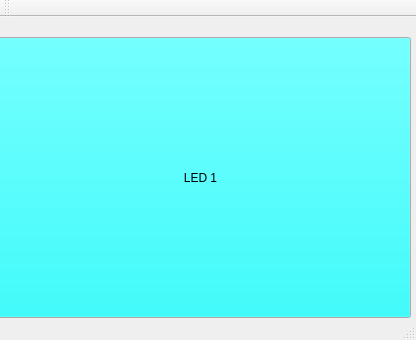
<?xml version="1.0" encoding="UTF-8"?>
<ui version="4.0">
 <class>MainWindow</class>
 <widget class="QMainWindow" name="MainWindow">
  <property name="geometry">
   <rect>
    <x>0</x>
    <y>0</y>
    <width>416</width>
    <height>340</height>
   </rect>
  </property>
  <property name="windowTitle">
   <string>Poussoir Led 21</string>
  </property>
  <property name="windowIcon">
   <iconset>
    <normaloff>Icone256.ico</normaloff>Icone256.ico</iconset>
  </property>
  <widget class="QWidget" name="centralWidget">
   <widget class="QPushButton" name="pbLed1">
    <property name="geometry">
     <rect>
      <x>-10</x>
      <y>20</y>
      <width>421</width>
      <height>281</height>
     </rect>
    </property>
    <property name="palette">
     <palette>
      <active>
       <colorrole role="Button">
        <brush brushstyle="SolidPattern">
         <color alpha="255">
          <red>0</red>
          <green>255</green>
          <blue>255</blue>
         </color>
        </brush>
       </colorrole>
      </active>
      <inactive>
       <colorrole role="Button">
        <brush brushstyle="SolidPattern">
         <color alpha="255">
          <red>0</red>
          <green>255</green>
          <blue>255</blue>
         </color>
        </brush>
       </colorrole>
      </inactive>
      <disabled>
       <colorrole role="Button">
        <brush brushstyle="SolidPattern">
         <color alpha="255">
          <red>0</red>
          <green>255</green>
          <blue>255</blue>
         </color>
        </brush>
       </colorrole>
      </disabled>
     </palette>
    </property>
    <property name="text">
     <string>LED 1</string>
    </property>
   </widget>
  </widget>
  <widget class="QMenuBar" name="menuBar">
   <property name="geometry">
    <rect>
     <x>0</x>
     <y>0</y>
     <width>416</width>
     <height>28</height>
    </rect>
   </property>
  </widget>
  <widget class="QToolBar" name="mainToolBar">
   <attribute name="toolBarArea">
    <enum>TopToolBarArea</enum>
   </attribute>
   <attribute name="toolBarBreak">
    <bool>false</bool>
   </attribute>
  </widget>
  <widget class="QStatusBar" name="statusBar"/>
 </widget>
 <layoutdefault spacing="6" margin="11"/>
 <resources/>
 <connections/>
</ui>
